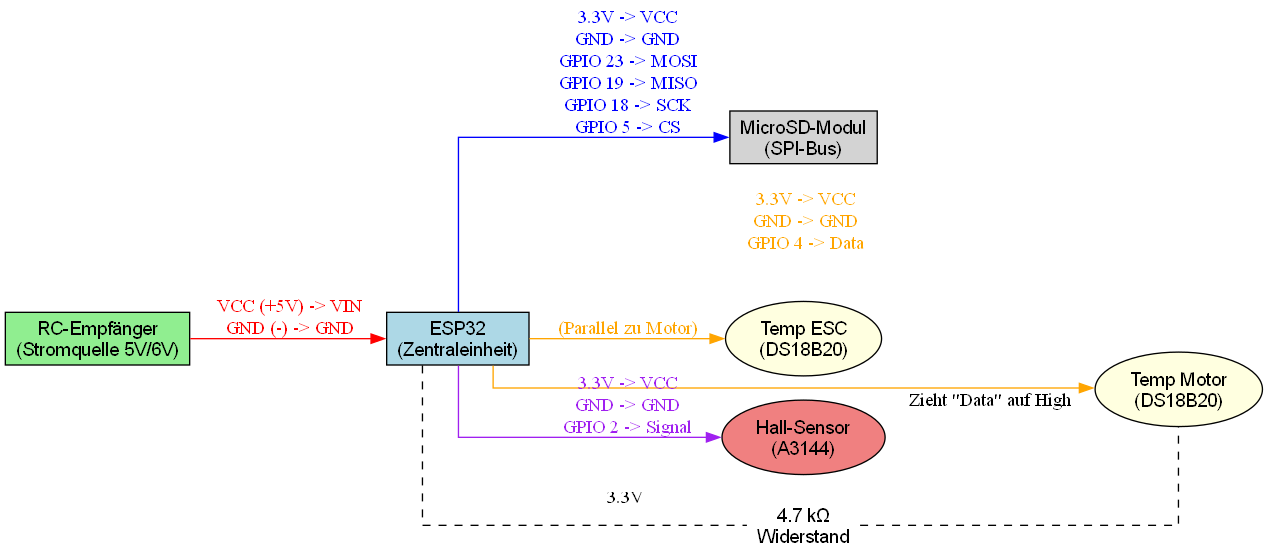

Write the Python code that produced this figure.
import graphviz

def erstelle_schaltplan():
    # Erstelle einen gerichteten Graphen
    dot = graphviz.Digraph(comment='RC Telemetrie Schaltplan')
    dot.attr(rankdir='LR', splines='ortho')
    dot.attr('node', shape='box', style='filled', fontname='Helvetica')

    # Definiere die Hauptkomponenten (Nodes)
    dot.node('ESP', 'ESP32\n(Zentraleinheit)', fillcolor='lightblue')
    dot.node('RC', 'RC-Empfänger\n(Stromquelle 5V/6V)', fillcolor='lightgreen')
    dot.node('SD', 'MicroSD-Modul\n(SPI-Bus)', fillcolor='lightgrey')
    dot.node('T_MOT', 'Temp Motor\n(DS18B20)', fillcolor='lightyellow', shape='ellipse')
    dot.node('T_ESC', 'Temp ESC\n(DS18B20)', fillcolor='lightyellow', shape='ellipse')
    dot.node('HALL', 'Hall-Sensor\n(A3144)', fillcolor='lightcoral', shape='ellipse')
    dot.node('R', '4.7 kΩ\nWiderstand', fillcolor='white', shape='plaintext')

    # Stromversorgung (Rot/Schwarz)
    dot.edge('RC', 'ESP', label=' VCC (+5V) -> VIN\n GND (-) -> GND', color='red', fontcolor='red')
    
    # Verbindungen zum SD-Modul
    dot.edge('ESP', 'SD', label=' 3.3V -> VCC\n GND -> GND\n GPIO 23 -> MOSI\n GPIO 19 -> MISO\n GPIO 18 -> SCK\n GPIO 5 -> CS', color='blue', fontcolor='blue')

    # Verbindungen zu den Sensoren
    dot.edge('ESP', 'HALL', label=' 3.3V -> VCC\n GND -> GND\n GPIO 2 -> Signal', color='purple', fontcolor='purple')
    
    # 1-Wire Bus für Temperaturen
    dot.edge('ESP', 'T_MOT', label=' 3.3V -> VCC\n GND -> GND\n GPIO 4 -> Data', color='orange', fontcolor='orange')
    dot.edge('ESP', 'T_ESC', label=' (Parallel zu Motor)', color='orange', fontcolor='orange')
    
    # Pull-Up Widerstand visualisieren
    dot.edge('ESP', 'R', label='3.3V', arrowhead='none', style='dashed')
    dot.edge('R', 'T_MOT', label='Zieht "Data" auf High', arrowhead='none', style='dashed')

    # Rendern und speichern
    dot.render('RC_Telemetrie_Schaltplan', format='png', view=True)
    print("Schaltplan wurde als 'RC_Telemetrie_Schaltplan.png' erfolgreich generiert und geöffnet.")

if __name__ == '__main__':
    erstelle_schaltplan()
